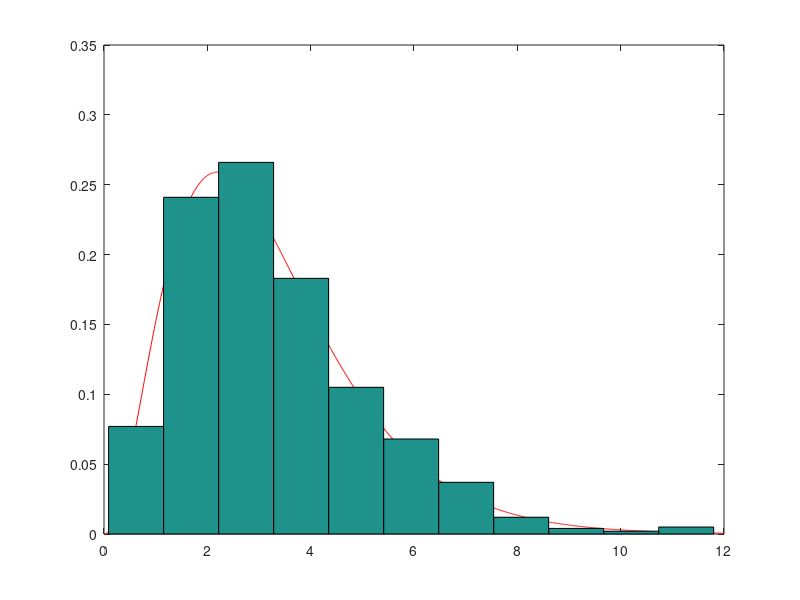

The MATLAB source for this figure:
alpha=3.2;
lamda=1;
ai=floor(alpha);
af=alpha-ai;
d=1.0334-0.0766*e^(2.2942*af)
a=(2^af)*((1-e^(-d/2))^(af));
b=af*(d^(af-1))*(e^(-d));
c=(a+b)/gamma(af+1)
X=[];
Y=[];
Z=[];
tic
for i=1:1000
y=[];
for i=1:ai
	y=[y -1*(log(1-rand))/lamda];
end
Y=[Y sum(y)];
end
tot=0;
acc=0;

%%t1=toc

while (size(Z)(2)<1000)
	u=rand;
	if u<a/(a+b)
		g=-2*log(abs(1-0.5*((c*u*gamma(af+1))^(1/af))));
	else
		g=-log(abs((c*(1-u)*gamma(af+1))/(af*(d^(af-1)))));
	end
	u2=rand;
	if g<=d
		if u2<=((g^(af-1))*(e^(-g/2)))/((2^(af-1))*((1-e^(-g/2))^(af-1)));
		Z=[Z g];
		acc=acc+1;
		end
	else
		if u2<=(g/d)^(af-1)
		Z=[Z g];
		acc=acc+1;
		end
	end

	tot=tot+1;
endwhile 
X=Y+Z/lamda;
disp('Rejection Ratio is:'), disp(1-acc/tot);

x1 = 0.005:0.01:12;
%%0.005-12,60-140,0.005-10 for alpha = 3.2,100.7,1.5
y1 = gampdf(x1,alpha,lamda);


plot(x1,y1,'r-')
hold on
hist(X,11.7,1)
%% 11.7,60,8.7 for alpha=3.2,100.7,1.5
hold off
		
time_taken=toc
